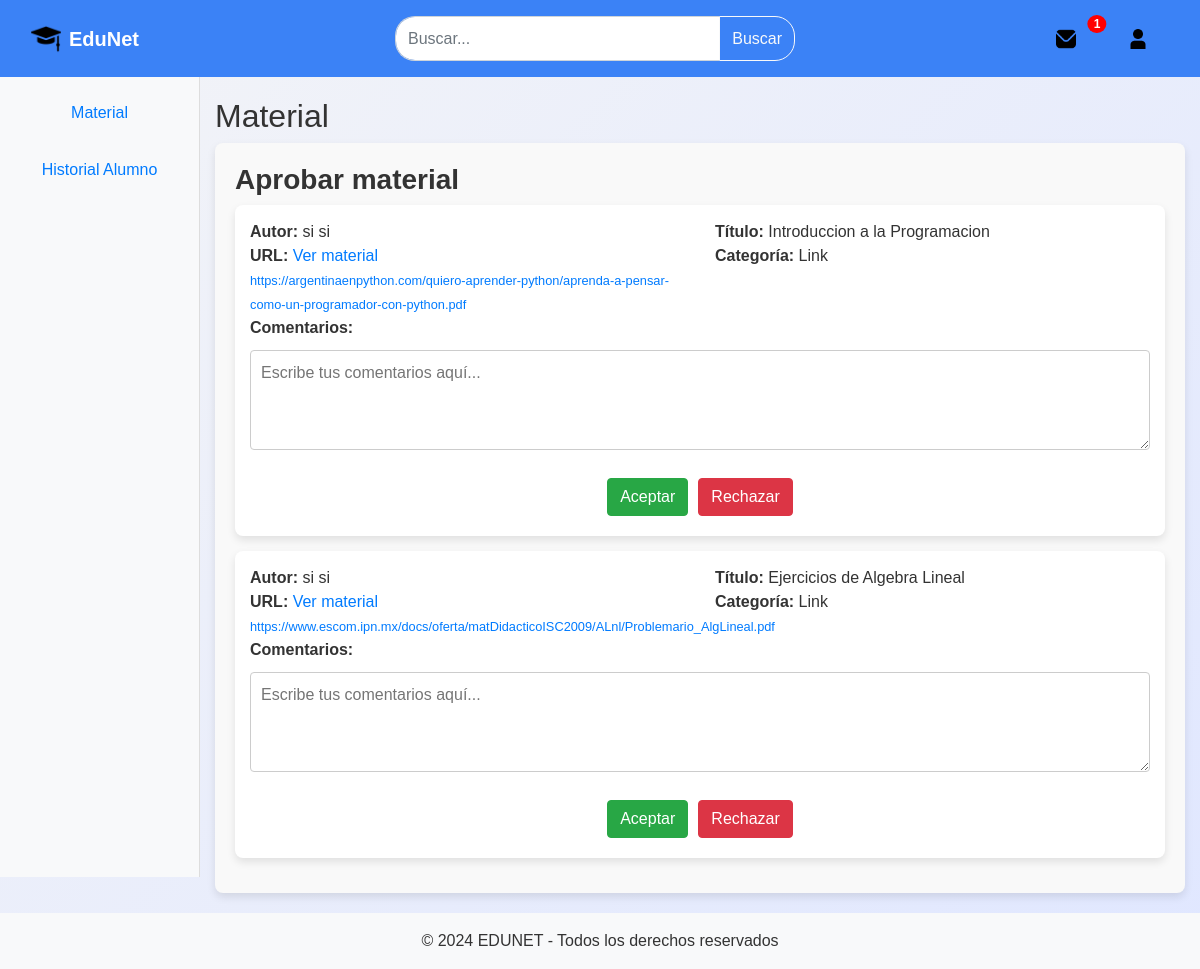
The page /Views/aprobarMaterial.php (signed in) on the database its author committed.
### tables this page shows
CREATE TABLE material (
    idM INT NOT NULL AUTO_INCREMENT COMMENT 'ID unico del material educativo',
    categoria VARCHAR(50) NOT NULL COMMENT 'Tipo de archivo',
    titulo VARCHAR(50) NOT NULL COMMENT 'Titulo del material',
    descripcion VARCHAR(255) NOT NULL COMMENT 'Descripcion del material',
    fechaSubida DATE NOT NULL COMMENT 'Fecha en la que se subio el material',
    estado ENUM('pendiente', 'aprobado', 'rechazado') NOT NULL COMMENT 'Estado de aprobacion del material',
    URL VARCHAR(255) NULL COMMENT 'URL del archivo a subir',

    usuario_idU_M INT NULL COMMENT 'ID del usuario que subio el material',
    PRIMARY KEY (idM),
    CONSTRAINT usuario_material 
    FOREIGN KEY (usuario_idU_M) REFERENCES usuario(idU) 
    ON DELETE SET NULL
    ON UPDATE CASCADE
);

### Model/conexionBD.php (called while the page is built, shortened)
<?php
function obtenerConexion() {
    $conexion = mysqli_connect("localhost", "root", "", "eduNet");
    return $conexion;
}
?>

### Controller/controlador.php (called while the page is built, shortened)
<?php
require_once __DIR__ . '/../Model/conexionBD.php';
require_once __DIR__ . '/../Model/maestro.php';
class Controlador {
    private $maestroModel;
    public function __construct() {
        $this->maestroModel = new Maestro();
    }
    public function obtenerMaterialesPendientes() {
        return $this->maestroModel->obtenerMaterialesPendientes();
    }
}
?>

### Model/maestro.php (called while the page is built, shortened)
<?php
require_once '../Model/conexionBD.php';
class Maestro {
    private $db;
    public function __construct() {
        $this->db = obtenerConexion();
    }
public function obtenerMaterialesPendientes() {
    $stmt = $this->db->prepare("
        SELECT m.idM, m.titulo, m.categoria, m.descripcion, m.fechaSubida, m.estado, m.URL,
        CONCAT(u.nombre, ' ', u.apellido) AS autor
        FROM material m
        JOIN usuario u ON m.usuario_idU_M = u.idU
        WHERE m.estado = 'pendiente'
    ");
    $stmt->execute();
    $result = $stmt->get_result();
    return $result->fetch_all(MYSQLI_ASSOC);
}
}
?>

### Views/aprobarMaterial.php (the view, shortened to what this page needs)
<?php
require_once __DIR__ . '/../Controller/controlador.php';
$controlador = new Controlador();
$materialesPendientes = $controlador->obtenerMaterialesPendientes();
?>
<!DOCTYPE html>
<html lang="es">
<head>
    <link rel="stylesheet" href="css/styles.css">
    <link rel="stylesheet" href="css/styleAprobarMaterial.css">
    <link rel="stylesheet" href="https://stackpath.bootstrapcdn.com/bootstrap/4.5.2/css/bootstrap.min.css">
</head>
<body>
<?php include 'header.php'; ?>
<div class="container-fluid">
    <div class="row">
        <div class="col-12 col-md-2 bg-light sidebar custom-sidebar">
            <ul class="nav flex-column">
                <li class="nav-item">
                    <a href="aprobarMaterial.php" class="btn btn-link nav-link">Material</a>
                </li>
                <li class="nav-item">
                    <a href="historialAlumno.php" class="btn btn-link nav-link">Historial Alumno</a>
                </li>
            </ul>
        </div>
        <div class="col-12 col-md-10 content">
            <h2>Material</h2>
            <div class="approval-container">
                <h3>Aprobar material</h3>
                <?php foreach ($materialesPendientes as $material): ?>
                    <form method="POST" action="aprobarMaterial.php">
                        <div class="material-card">
                            <div class="row">
                                <div class="col-12 col-md-6">
                                    <strong>Autor:</strong> <?php echo htmlspecialchars($material['autor']); ?>
                                </div>
                                <div class="col-12 col-md-6">
                                    <strong>Título:</strong> <?php echo htmlspecialchars($material['titulo']); ?>
                                </div>
                                <div class="col-12 col-md-6">
                                    <strong>URL:</strong>
                                    <?php if (filter_var($material['URL'], FILTER_VALIDATE_URL)): ?>
                                        <a href="<?php echo htmlspecialchars($material['URL']); ?>" target="_blank">Ver material</a>
                                        <br>
                                        <small class="text-muted">
                                            <a href="<?php echo htmlspecialchars($material['URL']); ?>" target="_blank">
                                                <?php echo htmlspecialchars($material['URL']); ?>
                                            </a>
                                        </small>
                                    <?php endif; ?>
                                </div>
                                <div class="col-12 col-md-6">
                                    <strong>Categoría:</strong> <?php echo htmlspecialchars($material['categoria']); ?>
                                </div>
                            </div>
                            <div class="row">
                                <div class="col-12">
                                    <strong>Comentarios:</strong>
                                    <textarea name="comentarios" class="comment-input" placeholder="Escribe tus comentarios aquí..."></textarea>
                                </div>
                            </div>
                            <div class="row justify-content-center mt-3">
                                <button type="submit" name="accion" value="aceptar" class="btn btn-success action-button accept">Aceptar</button>
                                <button type="submit" name="accion" value="rechazar" class="btn btn-danger action-button reject">Rechazar</button>
                            </div>
                        </div>
                    </form>
                <?php endforeach; ?>
            </div>
        </div>
    </div>
</div>
</body>
</html>
<?php include 'footer.php'; ?>

### Views/css/styles.css (style rules this page uses)
body { font-family: Arial, sans-serif; background-color: #f0f2f5; margin: 0; }
.sidebar { padding-top: 15px; }
.custom-sidebar { width: 100px; height: 100vh; overflow-y: auto; }
body { font-family: 'Roboto', sans-serif; margin: 0; padding: 0; background: linear-gradient(135deg, #f3f4f7, #e0e7ff); color: #333; }
body { font-family: Arial, sans-serif; background-color: #f8f9fa; }
.sidebar { height: 100vh; border-right: 1px solid #ddd; }
button { border-radius: 20px; }
h3, h5 { font-weight: bold; color: #333; }

### Views/css/styleAprobarMaterial.css (style rules this page uses)
body { font-family: Arial, sans-serif; }
.custom-sidebar { border-right: 2px solid #ddd; padding-top: 20px; }
.sidebar .nav-item { margin-bottom: 15px; }
.content { padding: 20px; }
.approval-container { background-color: #f9f9f9; border-radius: 8px; padding: 20px; box-shadow: 0 4px 8px rgba(0, 0, 0, 0.1); }
.action-button { margin: 5px; padding: 8px 12px; border-radius: 4px; cursor: pointer; }
.accept { background-color: #28a745; color: white; }
.reject { background-color: #dc3545; color: white; }
.material-card { background-color: #fff; padding: 15px; margin-bottom: 15px; border-radius: 8px; box-shadow: 0 4px 8px rgba(0, 0, 0, 0.1); }
.comment-input { width: 100%; padding: 10px; margin-top: 10px; border: 1px solid #ccc; border-radius: 4px; height: 100px; resize: vertical; }

### rows shown on the page
material: autor "si si", titulo "Introduccion a la Programacion", URL "https://argentinaenpython.com/quiero-aprender-python/aprenda-a-pensar-como-un-programador-con-python.pdf", categoria "Link"
material: autor "si si", titulo "Ejercicios de Algebra Lineal", URL "https://www.escom.ipn.mx/docs/oferta/matDidacticoISC2009/ALnl/Problemario_AlgLineal.pdf", categoria "Link"

### other values the page prints
count($avisos) "1"
